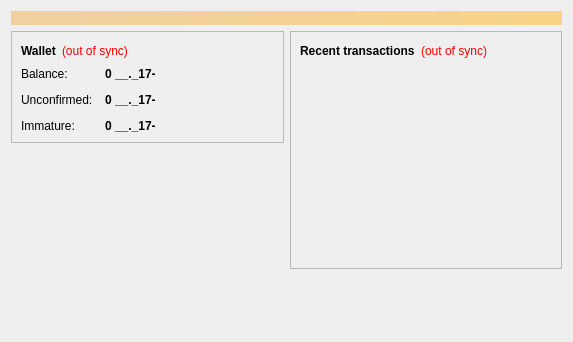
<?xml version="1.0" encoding="UTF-8"?>
<ui version="4.0">
 <class>OverviewPage</class>
 <widget class="QWidget" name="OverviewPage">
  <property name="geometry">
   <rect>
    <x>0</x>
    <y>0</y>
    <width>573</width>
    <height>342</height>
   </rect>
  </property>
  <property name="windowTitle">
   <string>Form</string>
  </property>
  <layout class="QVBoxLayout" name="topLayout">
   <item>
    <widget class="QLabel" name="labelAlerts">
     <property name="visible">
      <bool>false</bool>
     </property>
     <property name="styleSheet">
      <string notr="true">background-color: qlineargradient(x1: 0, y1: 0, x2: 1, y2: 0, stop:0 #F0D0A0, stop:1 #F8D488); color:#000000;</string>
     </property>
     <property name="wordWrap">
      <bool>true</bool>
     </property>
     <property name="margin">
      <number>3</number>
     </property>
    </widget>
   </item>
   <item>
    <layout class="QHBoxLayout" name="horizontalLayout" stretch="1,1">
     <item>
      <layout class="QVBoxLayout" name="verticalLayout_2">
       <item>
        <widget class="QFrame" name="frame">
         <property name="frameShape">
          <enum>QFrame::StyledPanel</enum>
         </property>
         <property name="frameShadow">
          <enum>QFrame::Raised</enum>
         </property>
         <layout class="QVBoxLayout" name="verticalLayout_4">
          <item>
           <layout class="QHBoxLayout" name="horizontalLayout_4">
            <item>
             <widget class="QLabel" name="label_5">
              <property name="font">
               <font>
                <weight>75</weight>
                <bold>true</bold>
               </font>
              </property>
              <property name="text">
               <string>Wallet</string>
              </property>
             </widget>
            </item>
            <item>
             <widget class="QLabel" name="labelWalletStatus">
              <property name="toolTip">
               <string>The displayed information may be out of date. Your wallet automatically synchronizes with the __._3- network after a connection is established, but this process has not completed yet.</string>
              </property>
              <property name="styleSheet">
               <string notr="true">QLabel { color: red; }</string>
              </property>
              <property name="text">
               <string notr="true">(out of sync)</string>
              </property>
              <property name="alignment">
               <set>Qt::AlignLeading|Qt::AlignLeft|Qt::AlignVCenter</set>
              </property>
             </widget>
            </item>
            <item>
             <spacer name="horizontalSpacer_2">
              <property name="orientation">
               <enum>Qt::Horizontal</enum>
              </property>
              <property name="sizeHint" stdset="0">
               <size>
                <width>40</width>
                <height>20</height>
               </size>
              </property>
             </spacer>
            </item>
           </layout>
          </item>
          <item>
           <layout class="QFormLayout" name="formLayout_2">
            <property name="fieldGrowthPolicy">
             <enum>QFormLayout::AllNonFixedFieldsGrow</enum>
            </property>
            <property name="horizontalSpacing">
             <number>12</number>
            </property>
            <property name="verticalSpacing">
             <number>12</number>
            </property>
            <item row="0" column="0">
             <widget class="QLabel" name="label">
              <property name="text">
               <string>Balance:</string>
              </property>
             </widget>
            </item>
            <item row="0" column="1">
             <widget class="QLabel" name="labelBalance">
              <property name="font">
               <font>
                <weight>75</weight>
                <bold>true</bold>
               </font>
              </property>
              <property name="cursor">
               <cursorShape>IBeamCursor</cursorShape>
              </property>
              <property name="toolTip">
               <string>Your current balance</string>
              </property>
              <property name="text">
               <string notr="true">0 __._17-</string>
              </property>
              <property name="textInteractionFlags">
               <set>Qt::LinksAccessibleByMouse|Qt::TextSelectableByKeyboard|Qt::TextSelectableByMouse</set>
              </property>
             </widget>
            </item>
            <item row="1" column="0">
             <widget class="QLabel" name="label_3">
              <property name="text">
               <string>Unconfirmed:</string>
              </property>
             </widget>
            </item>
            <item row="1" column="1">
             <widget class="QLabel" name="labelUnconfirmed">
              <property name="font">
               <font>
                <weight>75</weight>
                <bold>true</bold>
               </font>
              </property>
              <property name="cursor">
               <cursorShape>IBeamCursor</cursorShape>
              </property>
              <property name="toolTip">
               <string>Total of transactions that have yet to be confirmed, and do not yet count toward the current balance</string>
              </property>
              <property name="text">
               <string notr="true">0 __._17-</string>
              </property>
              <property name="textInteractionFlags">
               <set>Qt::LinksAccessibleByMouse|Qt::TextSelectableByKeyboard|Qt::TextSelectableByMouse</set>
              </property>
             </widget>
            </item>
            <item row="2" column="0">
             <widget class="QLabel" name="labelImmatureText">
              <property name="text">
               <string>Immature:</string>
              </property>
             </widget>
            </item>
            <item row="2" column="1">
             <widget class="QLabel" name="labelImmature">
              <property name="font">
               <font>
                <weight>75</weight>
                <bold>true</bold>
               </font>
              </property>
              <property name="toolTip">
               <string>Mined balance that has not yet matured</string>
              </property>
              <property name="text">
               <string notr="true">0 __._17-</string>
              </property>
              <property name="textInteractionFlags">
               <set>Qt::LinksAccessibleByMouse|Qt::TextSelectableByKeyboard|Qt::TextSelectableByMouse</set>
              </property>
             </widget>
            </item>
           </layout>
          </item>
         </layout>
        </widget>
       </item>
       <item>
        <spacer name="verticalSpacer">
         <property name="orientation">
          <enum>Qt::Vertical</enum>
         </property>
         <property name="sizeHint" stdset="0">
          <size>
           <width>20</width>
           <height>40</height>
          </size>
         </property>
        </spacer>
       </item>
      </layout>
     </item>
     <item>
      <layout class="QVBoxLayout" name="verticalLayout_3">
       <item>
        <widget class="QFrame" name="frame_2">
         <property name="frameShape">
          <enum>QFrame::StyledPanel</enum>
         </property>
         <property name="frameShadow">
          <enum>QFrame::Raised</enum>
         </property>
         <layout class="QVBoxLayout" name="verticalLayout">
          <item>
           <layout class="QHBoxLayout" name="horizontalLayout_2">
            <item>
             <widget class="QLabel" name="label_4">
              <property name="text">
               <string>&lt;b&gt;Recent transactions&lt;/b&gt;</string>
              </property>
             </widget>
            </item>
            <item>
             <widget class="QLabel" name="labelTransactionsStatus">
              <property name="toolTip">
               <string>The displayed information may be out of date. Your wallet automatically synchronizes with the __._3- network after a connection is established, but this process has not completed yet.</string>
              </property>
              <property name="styleSheet">
               <string notr="true">QLabel { color: red; }</string>
              </property>
              <property name="text">
               <string notr="true">(out of sync)</string>
              </property>
              <property name="alignment">
               <set>Qt::AlignRight|Qt::AlignTrailing|Qt::AlignVCenter</set>
              </property>
             </widget>
            </item>
            <item>
             <spacer name="horizontalSpacer">
              <property name="orientation">
               <enum>Qt::Horizontal</enum>
              </property>
              <property name="sizeHint" stdset="0">
               <size>
                <width>40</width>
                <height>20</height>
               </size>
              </property>
             </spacer>
            </item>
           </layout>
          </item>
          <item>
           <widget class="QListView" name="listTransactions">
            <property name="styleSheet">
             <string notr="true">QListView { background: transparent; }</string>
            </property>
            <property name="frameShape">
             <enum>QFrame::NoFrame</enum>
            </property>
            <property name="verticalScrollBarPolicy">
             <enum>Qt::ScrollBarAlwaysOff</enum>
            </property>
            <property name="horizontalScrollBarPolicy">
             <enum>Qt::ScrollBarAlwaysOff</enum>
            </property>
            <property name="selectionMode">
             <enum>QAbstractItemView::NoSelection</enum>
            </property>
           </widget>
          </item>
         </layout>
        </widget>
       </item>
       <item>
        <spacer name="verticalSpacer_2">
         <property name="orientation">
          <enum>Qt::Vertical</enum>
         </property>
         <property name="sizeHint" stdset="0">
          <size>
           <width>20</width>
           <height>40</height>
          </size>
         </property>
        </spacer>
       </item>
      </layout>
     </item>
    </layout>
   </item>
  </layout>
 </widget>
 <resources/>
 <connections/>
</ui>
